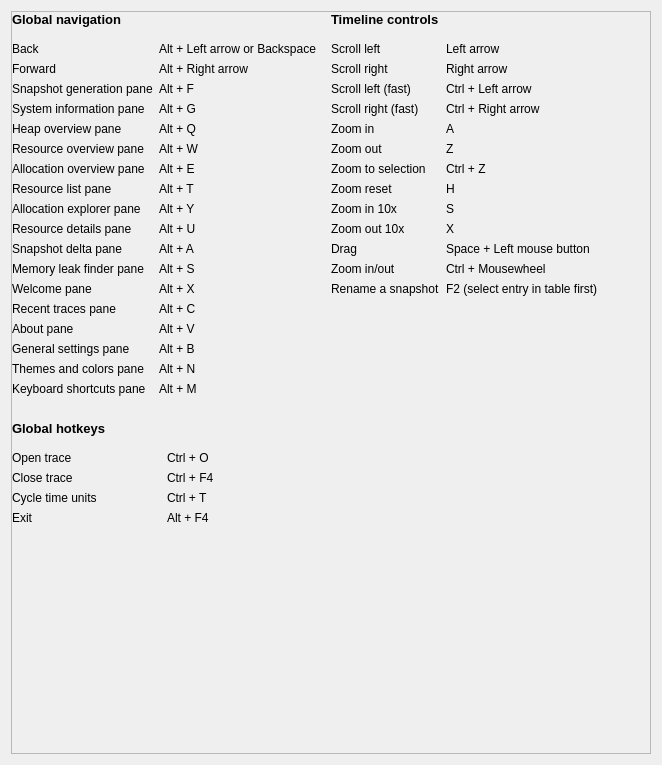
<?xml version="1.0" encoding="UTF-8"?>
<ui version="4.0">
 <class>KeyboardShortcutsPane</class>
 <widget class="QWidget" name="keyboard_shortcuts_pane_">
  <property name="geometry">
   <rect>
    <x>0</x>
    <y>0</y>
    <width>662</width>
    <height>765</height>
   </rect>
  </property>
  <layout class="QVBoxLayout" name="vertical_layout_2_">
   <item>
    <widget class="QScrollArea" name="main_scroll_area_">
     <property name="widgetResizable">
      <bool>true</bool>
     </property>
     <widget class="QWidget" name="main_content_">
      <property name="geometry">
       <rect>
        <x>0</x>
        <y>0</y>
        <width>625</width>
        <height>1178</height>
       </rect>
      </property>
      <layout class="QVBoxLayout" name="vertical_layout_">
       <property name="leftMargin">
        <number>0</number>
       </property>
       <property name="topMargin">
        <number>0</number>
       </property>
       <property name="rightMargin">
        <number>0</number>
       </property>
       <property name="bottomMargin">
        <number>0</number>
       </property>
       <item>
        <widget class="QWidget" name="widget_3_" native="true">
         <layout class="QHBoxLayout" name="horizontal_layout_">
          <property name="leftMargin">
           <number>0</number>
          </property>
          <property name="topMargin">
           <number>0</number>
          </property>
          <property name="rightMargin">
           <number>0</number>
          </property>
          <property name="bottomMargin">
           <number>0</number>
          </property>
          <item>
           <widget class="QWidget" name="column_1_wrapper_" native="true">
            <layout class="QVBoxLayout" name="vertical_layout_3_">
             <property name="leftMargin">
              <number>0</number>
             </property>
             <property name="topMargin">
              <number>0</number>
             </property>
             <property name="rightMargin">
              <number>0</number>
             </property>
             <property name="bottomMargin">
              <number>0</number>
             </property>
             <item>
              <widget class="ScaledLabel" name="label_global_navigation_">
               <property name="sizePolicy">
                <sizepolicy hsizetype="MinimumExpanding" vsizetype="Fixed">
                 <horstretch>0</horstretch>
                 <verstretch>0</verstretch>
                </sizepolicy>
               </property>
               <property name="font">
                <font>
                 <pointsize>10</pointsize>
                 <weight>75</weight>
                 <bold>true</bold>
                </font>
               </property>
               <property name="text">
                <string>Global navigation</string>
               </property>
               <property name="indent">
                <number>0</number>
               </property>
              </widget>
             </item>
             <item>
              <widget class="QWidget" name="global_navigation_layout_" native="true">
               <layout class="QGridLayout" name="grid_layout_">
                <property name="leftMargin">
                 <number>0</number>
                </property>
                <item row="0" column="0">
                 <widget class="ScaledLabel" name="label_back_">
                  <property name="sizePolicy">
                   <sizepolicy hsizetype="MinimumExpanding" vsizetype="Fixed">
                    <horstretch>0</horstretch>
                    <verstretch>0</verstretch>
                   </sizepolicy>
                  </property>
                  <property name="text">
                   <string>Back</string>
                  </property>
                 </widget>
                </item>
                <item row="0" column="1">
                 <widget class="ScaledLabel" name="content_back_">
                  <property name="sizePolicy">
                   <sizepolicy hsizetype="MinimumExpanding" vsizetype="Fixed">
                    <horstretch>0</horstretch>
                    <verstretch>0</verstretch>
                   </sizepolicy>
                  </property>
                  <property name="text">
                   <string>Alt + Left arrow or Backspace</string>
                  </property>
                 </widget>
                </item>
                <item row="1" column="0">
                 <widget class="ScaledLabel" name="label_forward_">
                  <property name="sizePolicy">
                   <sizepolicy hsizetype="MinimumExpanding" vsizetype="Fixed">
                    <horstretch>0</horstretch>
                    <verstretch>0</verstretch>
                   </sizepolicy>
                  </property>
                  <property name="text">
                   <string>Forward</string>
                  </property>
                 </widget>
                </item>
                <item row="1" column="1">
                 <widget class="ScaledLabel" name="content_forward_">
                  <property name="sizePolicy">
                   <sizepolicy hsizetype="MinimumExpanding" vsizetype="Fixed">
                    <horstretch>0</horstretch>
                    <verstretch>0</verstretch>
                   </sizepolicy>
                  </property>
                  <property name="text">
                   <string>Alt + Right arrow</string>
                  </property>
                 </widget>
                </item>
                <item row="2" column="0">
                 <widget class="ScaledLabel" name="label_timeline_">
                  <property name="sizePolicy">
                   <sizepolicy hsizetype="MinimumExpanding" vsizetype="Fixed">
                    <horstretch>0</horstretch>
                    <verstretch>0</verstretch>
                   </sizepolicy>
                  </property>
                  <property name="text">
                   <string>Snapshot generation pane</string>
                  </property>
                 </widget>
                </item>
                <item row="2" column="1">
                 <widget class="ScaledLabel" name="content_timeline_">
                  <property name="sizePolicy">
                   <sizepolicy hsizetype="MinimumExpanding" vsizetype="Fixed">
                    <horstretch>0</horstretch>
                    <verstretch>0</verstretch>
                   </sizepolicy>
                  </property>
                  <property name="text">
                   <string>Alt + F</string>
                  </property>
                 </widget>
                </item>
                <item row="3" column="0">
                 <widget class="ScaledLabel" name="label_device_configuration_">
                  <property name="sizePolicy">
                   <sizepolicy hsizetype="MinimumExpanding" vsizetype="Fixed">
                    <horstretch>0</horstretch>
                    <verstretch>0</verstretch>
                   </sizepolicy>
                  </property>
                  <property name="text">
                   <string>System information pane</string>
                  </property>
                 </widget>
                </item>
                <item row="3" column="1">
                 <widget class="ScaledLabel" name="content_device_configuration_">
                  <property name="sizePolicy">
                   <sizepolicy hsizetype="MinimumExpanding" vsizetype="Fixed">
                    <horstretch>0</horstretch>
                    <verstretch>0</verstretch>
                   </sizepolicy>
                  </property>
                  <property name="text">
                   <string>Alt + G</string>
                  </property>
                 </widget>
                </item>
                <item row="4" column="0">
                 <widget class="ScaledLabel" name="label_heap_overview_">
                  <property name="sizePolicy">
                   <sizepolicy hsizetype="MinimumExpanding" vsizetype="Fixed">
                    <horstretch>0</horstretch>
                    <verstretch>0</verstretch>
                   </sizepolicy>
                  </property>
                  <property name="text">
                   <string>Heap overview pane</string>
                  </property>
                 </widget>
                </item>
                <item row="4" column="1">
                 <widget class="ScaledLabel" name="content_heap_overview_">
                  <property name="sizePolicy">
                   <sizepolicy hsizetype="MinimumExpanding" vsizetype="Fixed">
                    <horstretch>0</horstretch>
                    <verstretch>0</verstretch>
                   </sizepolicy>
                  </property>
                  <property name="text">
                   <string>Alt + Q</string>
                  </property>
                 </widget>
                </item>
                <item row="5" column="0">
                 <widget class="ScaledLabel" name="label_resource_overview_">
                  <property name="sizePolicy">
                   <sizepolicy hsizetype="MinimumExpanding" vsizetype="Fixed">
                    <horstretch>0</horstretch>
                    <verstretch>0</verstretch>
                   </sizepolicy>
                  </property>
                  <property name="text">
                   <string>Resource overview pane</string>
                  </property>
                 </widget>
                </item>
                <item row="5" column="1">
                 <widget class="ScaledLabel" name="content_resource_overview_">
                  <property name="sizePolicy">
                   <sizepolicy hsizetype="MinimumExpanding" vsizetype="Fixed">
                    <horstretch>0</horstretch>
                    <verstretch>0</verstretch>
                   </sizepolicy>
                  </property>
                  <property name="text">
                   <string>Alt + W</string>
                  </property>
                 </widget>
                </item>
                <item row="6" column="0">
                 <widget class="ScaledLabel" name="label_allocation_overview_">
                  <property name="sizePolicy">
                   <sizepolicy hsizetype="MinimumExpanding" vsizetype="Fixed">
                    <horstretch>0</horstretch>
                    <verstretch>0</verstretch>
                   </sizepolicy>
                  </property>
                  <property name="text">
                   <string>Allocation overview pane</string>
                  </property>
                 </widget>
                </item>
                <item row="6" column="1">
                 <widget class="ScaledLabel" name="content_allocation_overview_">
                  <property name="sizePolicy">
                   <sizepolicy hsizetype="MinimumExpanding" vsizetype="Fixed">
                    <horstretch>0</horstretch>
                    <verstretch>0</verstretch>
                   </sizepolicy>
                  </property>
                  <property name="text">
                   <string>Alt + E</string>
                  </property>
                 </widget>
                </item>
                <item row="7" column="0">
                 <widget class="ScaledLabel" name="label_resource_list_">
                  <property name="sizePolicy">
                   <sizepolicy hsizetype="MinimumExpanding" vsizetype="Fixed">
                    <horstretch>0</horstretch>
                    <verstretch>0</verstretch>
                   </sizepolicy>
                  </property>
                  <property name="text">
                   <string>Resource list pane</string>
                  </property>
                 </widget>
                </item>
                <item row="7" column="1">
                 <widget class="ScaledLabel" name="content_resource_list_">
                  <property name="sizePolicy">
                   <sizepolicy hsizetype="MinimumExpanding" vsizetype="Fixed">
                    <horstretch>0</horstretch>
                    <verstretch>0</verstretch>
                   </sizepolicy>
                  </property>
                  <property name="text">
                   <string>Alt + T</string>
                  </property>
                 </widget>
                </item>
                <item row="8" column="0">
                 <widget class="ScaledLabel" name="label_allocation_explorer_">
                  <property name="sizePolicy">
                   <sizepolicy hsizetype="MinimumExpanding" vsizetype="Fixed">
                    <horstretch>0</horstretch>
                    <verstretch>0</verstretch>
                   </sizepolicy>
                  </property>
                  <property name="text">
                   <string>Allocation explorer pane</string>
                  </property>
                 </widget>
                </item>
                <item row="8" column="1">
                 <widget class="ScaledLabel" name="content_allocation_explorer_">
                  <property name="sizePolicy">
                   <sizepolicy hsizetype="MinimumExpanding" vsizetype="Fixed">
                    <horstretch>0</horstretch>
                    <verstretch>0</verstretch>
                   </sizepolicy>
                  </property>
                  <property name="text">
                   <string>Alt + Y</string>
                  </property>
                 </widget>
                </item>
                <item row="9" column="0">
                 <widget class="ScaledLabel" name="label_resource_details_">
                  <property name="sizePolicy">
                   <sizepolicy hsizetype="MinimumExpanding" vsizetype="Fixed">
                    <horstretch>0</horstretch>
                    <verstretch>0</verstretch>
                   </sizepolicy>
                  </property>
                  <property name="text">
                   <string>Resource details pane</string>
                  </property>
                 </widget>
                </item>
                <item row="9" column="1">
                 <widget class="ScaledLabel" name="content_resource_details_">
                  <property name="sizePolicy">
                   <sizepolicy hsizetype="MinimumExpanding" vsizetype="Fixed">
                    <horstretch>0</horstretch>
                    <verstretch>0</verstretch>
                   </sizepolicy>
                  </property>
                  <property name="text">
                   <string>Alt + U</string>
                  </property>
                 </widget>
                </item>
                <item row="10" column="0">
                 <widget class="ScaledLabel" name="label_snapshot_delta_">
                  <property name="sizePolicy">
                   <sizepolicy hsizetype="MinimumExpanding" vsizetype="Fixed">
                    <horstretch>0</horstretch>
                    <verstretch>0</verstretch>
                   </sizepolicy>
                  </property>
                  <property name="text">
                   <string>Snapshot delta pane</string>
                  </property>
                 </widget>
                </item>
                <item row="10" column="1">
                 <widget class="ScaledLabel" name="content_snapshot_delta_">
                  <property name="sizePolicy">
                   <sizepolicy hsizetype="MinimumExpanding" vsizetype="Fixed">
                    <horstretch>0</horstretch>
                    <verstretch>0</verstretch>
                   </sizepolicy>
                  </property>
                  <property name="text">
                   <string>Alt + A</string>
                  </property>
                 </widget>
                </item>
                <item row="11" column="0">
                 <widget class="ScaledLabel" name="label_memory_leak_finder_">
                  <property name="sizePolicy">
                   <sizepolicy hsizetype="MinimumExpanding" vsizetype="Fixed">
                    <horstretch>0</horstretch>
                    <verstretch>0</verstretch>
                   </sizepolicy>
                  </property>
                  <property name="text">
                   <string>Memory leak finder pane</string>
                  </property>
                 </widget>
                </item>
                <item row="11" column="1">
                 <widget class="ScaledLabel" name="content_memory_leak_finder_">
                  <property name="sizePolicy">
                   <sizepolicy hsizetype="MinimumExpanding" vsizetype="Fixed">
                    <horstretch>0</horstretch>
                    <verstretch>0</verstretch>
                   </sizepolicy>
                  </property>
                  <property name="text">
                   <string>Alt + S</string>
                  </property>
                 </widget>
                </item>
                <item row="12" column="0">
                 <widget class="ScaledLabel" name="label_Welcome_">
                  <property name="sizePolicy">
                   <sizepolicy hsizetype="MinimumExpanding" vsizetype="Fixed">
                    <horstretch>0</horstretch>
                    <verstretch>0</verstretch>
                   </sizepolicy>
                  </property>
                  <property name="text">
                   <string>Welcome pane</string>
                  </property>
                 </widget>
                </item>
                <item row="12" column="1">
                 <widget class="ScaledLabel" name="content_welcome_">
                  <property name="sizePolicy">
                   <sizepolicy hsizetype="MinimumExpanding" vsizetype="Fixed">
                    <horstretch>0</horstretch>
                    <verstretch>0</verstretch>
                   </sizepolicy>
                  </property>
                  <property name="text">
                   <string>Alt + X</string>
                  </property>
                 </widget>
                </item>
                <item row="13" column="0">
                 <widget class="ScaledLabel" name="label_recent_traces_">
                  <property name="sizePolicy">
                   <sizepolicy hsizetype="MinimumExpanding" vsizetype="Fixed">
                    <horstretch>0</horstretch>
                    <verstretch>0</verstretch>
                   </sizepolicy>
                  </property>
                  <property name="text">
                   <string>Recent traces pane</string>
                  </property>
                 </widget>
                </item>
                <item row="13" column="1">
                 <widget class="ScaledLabel" name="content_recent_traces_">
                  <property name="sizePolicy">
                   <sizepolicy hsizetype="MinimumExpanding" vsizetype="Fixed">
                    <horstretch>0</horstretch>
                    <verstretch>0</verstretch>
                   </sizepolicy>
                  </property>
                  <property name="text">
                   <string>Alt + C</string>
                  </property>
                 </widget>
                </item>
                <item row="14" column="0">
                 <widget class="ScaledLabel" name="label_about_">
                  <property name="sizePolicy">
                   <sizepolicy hsizetype="MinimumExpanding" vsizetype="Fixed">
                    <horstretch>0</horstretch>
                    <verstretch>0</verstretch>
                   </sizepolicy>
                  </property>
                  <property name="text">
                   <string>About pane</string>
                  </property>
                 </widget>
                </item>
                <item row="14" column="1">
                 <widget class="ScaledLabel" name="content_about_">
                  <property name="sizePolicy">
                   <sizepolicy hsizetype="MinimumExpanding" vsizetype="Fixed">
                    <horstretch>0</horstretch>
                    <verstretch>0</verstretch>
                   </sizepolicy>
                  </property>
                  <property name="text">
                   <string>Alt + V</string>
                  </property>
                 </widget>
                </item>
                <item row="15" column="0">
                 <widget class="ScaledLabel" name="label_general_settings_">
                  <property name="sizePolicy">
                   <sizepolicy hsizetype="MinimumExpanding" vsizetype="Fixed">
                    <horstretch>0</horstretch>
                    <verstretch>0</verstretch>
                   </sizepolicy>
                  </property>
                  <property name="text">
                   <string>General settings pane</string>
                  </property>
                 </widget>
                </item>
                <item row="15" column="1">
                 <widget class="ScaledLabel" name="content_general_settings_">
                  <property name="sizePolicy">
                   <sizepolicy hsizetype="MinimumExpanding" vsizetype="Fixed">
                    <horstretch>0</horstretch>
                    <verstretch>0</verstretch>
                   </sizepolicy>
                  </property>
                  <property name="text">
                   <string>Alt + B</string>
                  </property>
                 </widget>
                </item>
                <item row="16" column="0">
                 <widget class="ScaledLabel" name="label_themes_and_colors_">
                  <property name="sizePolicy">
                   <sizepolicy hsizetype="MinimumExpanding" vsizetype="Fixed">
                    <horstretch>0</horstretch>
                    <verstretch>0</verstretch>
                   </sizepolicy>
                  </property>
                  <property name="text">
                   <string>Themes and colors pane</string>
                  </property>
                 </widget>
                </item>
                <item row="16" column="1">
                 <widget class="ScaledLabel" name="content_themes_and_colors_">
                  <property name="sizePolicy">
                   <sizepolicy hsizetype="MinimumExpanding" vsizetype="Fixed">
                    <horstretch>0</horstretch>
                    <verstretch>0</verstretch>
                   </sizepolicy>
                  </property>
                  <property name="text">
                   <string>Alt + N</string>
                  </property>
                 </widget>
                </item>
                <item row="17" column="0">
                 <widget class="ScaledLabel" name="label_keyboard_shortcuts_">
                  <property name="sizePolicy">
                   <sizepolicy hsizetype="MinimumExpanding" vsizetype="Fixed">
                    <horstretch>0</horstretch>
                    <verstretch>0</verstretch>
                   </sizepolicy>
                  </property>
                  <property name="text">
                   <string>Keyboard shortcuts pane</string>
                  </property>
                 </widget>
                </item>
                <item row="17" column="1">
                 <widget class="ScaledLabel" name="content_keyboard_shortcuts_">
                  <property name="sizePolicy">
                   <sizepolicy hsizetype="MinimumExpanding" vsizetype="Fixed">
                    <horstretch>0</horstretch>
                    <verstretch>0</verstretch>
                   </sizepolicy>
                  </property>
                  <property name="text">
                   <string>Alt + M</string>
                  </property>
                 </widget>
                </item>
               </layout>
              </widget>
             </item>
             <item>
              <spacer name="vertical_spacer_1_">
               <property name="orientation">
                <enum>Qt::Vertical</enum>
               </property>
               <property name="sizeType">
                <enum>QSizePolicy::Fixed</enum>
               </property>
               <property name="sizeHint" stdset="0">
                <size>
                 <width>20</width>
                 <height>10</height>
                </size>
               </property>
              </spacer>
             </item>
             <item>
              <widget class="ScaledLabel" name="label_global_hotkeys_">
               <property name="sizePolicy">
                <sizepolicy hsizetype="MinimumExpanding" vsizetype="Fixed">
                 <horstretch>0</horstretch>
                 <verstretch>0</verstretch>
                </sizepolicy>
               </property>
               <property name="font">
                <font>
                 <pointsize>10</pointsize>
                 <weight>75</weight>
                 <bold>true</bold>
                </font>
               </property>
               <property name="text">
                <string>Global hotkeys</string>
               </property>
              </widget>
             </item>
             <item>
              <widget class="QWidget" name="global_hotkeys_layout_" native="true">
               <layout class="QGridLayout" name="grid_layout_2_">
                <property name="leftMargin">
                 <number>0</number>
                </property>
                <item row="0" column="0">
                 <widget class="ScaledLabel" name="label_open_">
                  <property name="sizePolicy">
                   <sizepolicy hsizetype="MinimumExpanding" vsizetype="Fixed">
                    <horstretch>0</horstretch>
                    <verstretch>0</verstretch>
                   </sizepolicy>
                  </property>
                  <property name="text">
                   <string>Open trace</string>
                  </property>
                 </widget>
                </item>
                <item row="0" column="1">
                 <widget class="ScaledLabel" name="content_open_">
                  <property name="sizePolicy">
                   <sizepolicy hsizetype="MinimumExpanding" vsizetype="Fixed">
                    <horstretch>0</horstretch>
                    <verstretch>0</verstretch>
                   </sizepolicy>
                  </property>
                  <property name="text">
                   <string>Ctrl + O</string>
                  </property>
                 </widget>
                </item>
                <item row="1" column="0">
                 <widget class="ScaledLabel" name="label_close_">
                  <property name="sizePolicy">
                   <sizepolicy hsizetype="MinimumExpanding" vsizetype="Fixed">
                    <horstretch>0</horstretch>
                    <verstretch>0</verstretch>
                   </sizepolicy>
                  </property>
                  <property name="text">
                   <string>Close trace</string>
                  </property>
                 </widget>
                </item>
                <item row="1" column="1">
                 <widget class="ScaledLabel" name="content_close_">
                  <property name="sizePolicy">
                   <sizepolicy hsizetype="MinimumExpanding" vsizetype="Fixed">
                    <horstretch>0</horstretch>
                    <verstretch>0</verstretch>
                   </sizepolicy>
                  </property>
                  <property name="text">
                   <string>Ctrl + F4</string>
                  </property>
                 </widget>
                </item>
                <item row="2" column="0">
                 <widget class="ScaledLabel" name="label_cycle_time_">
                  <property name="sizePolicy">
                   <sizepolicy hsizetype="MinimumExpanding" vsizetype="Fixed">
                    <horstretch>0</horstretch>
                    <verstretch>0</verstretch>
                   </sizepolicy>
                  </property>
                  <property name="text">
                   <string>Cycle time units</string>
                  </property>
                 </widget>
                </item>
                <item row="2" column="1">
                 <widget class="ScaledLabel" name="content_cycle_time_">
                  <property name="sizePolicy">
                   <sizepolicy hsizetype="MinimumExpanding" vsizetype="Fixed">
                    <horstretch>0</horstretch>
                    <verstretch>0</verstretch>
                   </sizepolicy>
                  </property>
                  <property name="text">
                   <string>Ctrl + T</string>
                  </property>
                 </widget>
                </item>
                <item row="3" column="0">
                 <widget class="ScaledLabel" name="label_exit_">
                  <property name="sizePolicy">
                   <sizepolicy hsizetype="MinimumExpanding" vsizetype="Fixed">
                    <horstretch>0</horstretch>
                    <verstretch>0</verstretch>
                   </sizepolicy>
                  </property>
                  <property name="text">
                   <string>Exit</string>
                  </property>
                 </widget>
                </item>
                <item row="3" column="1">
                 <widget class="ScaledLabel" name="content_exit_">
                  <property name="sizePolicy">
                   <sizepolicy hsizetype="MinimumExpanding" vsizetype="Fixed">
                    <horstretch>0</horstretch>
                    <verstretch>0</verstretch>
                   </sizepolicy>
                  </property>
                  <property name="text">
                   <string>Alt + F4</string>
                  </property>
                 </widget>
                </item>
               </layout>
              </widget>
             </item>
             <item>
              <spacer name="vertical_spacer_end_column_1">
               <property name="orientation">
                <enum>Qt::Vertical</enum>
               </property>
               <property name="sizeHint" stdset="0">
                <size>
                 <width>20</width>
                 <height>20</height>
                </size>
               </property>
              </spacer>
             </item>
            </layout>
           </widget>
          </item>
          <item>
           <widget class="QWidget" name="column_2_wrapper_" native="true">
            <layout class="QVBoxLayout" name="vertical_layout_4_">
             <property name="leftMargin">
              <number>0</number>
             </property>
             <property name="topMargin">
              <number>0</number>
             </property>
             <property name="rightMargin">
              <number>0</number>
             </property>
             <property name="bottomMargin">
              <number>0</number>
             </property>


             <item>
              <widget class="ScaledLabel" name="label_timeline_controls_">
               <property name="sizePolicy">
                <sizepolicy hsizetype="MinimumExpanding" vsizetype="Fixed">
                 <horstretch>0</horstretch>
                 <verstretch>0</verstretch>
                </sizepolicy>
               </property>
               <property name="font">
                <font>
                 <pointsize>10</pointsize>
                 <weight>75</weight>
                 <bold>true</bold>
                </font>
               </property>
               <property name="text">
                <string>Timeline controls</string>
               </property>
              </widget>
             </item>
             <item>
              <widget class="QWidget" name="timeline_controls_layout_" native="true">
               <layout class="QGridLayout" name="grid_layout_1_">
                <property name="leftMargin">
                 <number>0</number>
                </property>
                <item row="0" column="0">
                 <widget class="ScaledLabel" name="label_left_">
                  <property name="sizePolicy">
                   <sizepolicy hsizetype="MinimumExpanding" vsizetype="Fixed">
                    <horstretch>0</horstretch>
                    <verstretch>0</verstretch>
                   </sizepolicy>
                  </property>
                  <property name="text">
                   <string>Scroll left</string>
                  </property>
                 </widget>
                </item>
                <item row="0" column="1">
                 <widget class="ScaledLabel" name="content_left_">
                  <property name="sizePolicy">
                   <sizepolicy hsizetype="MinimumExpanding" vsizetype="Fixed">
                    <horstretch>0</horstretch>
                    <verstretch>0</verstretch>
                   </sizepolicy>
                  </property>
                  <property name="text">
                   <string>Left arrow</string>
                  </property>
                 </widget>
                </item>
                <item row="1" column="0">
                 <widget class="ScaledLabel" name="label_right_">
                  <property name="sizePolicy">
                   <sizepolicy hsizetype="MinimumExpanding" vsizetype="Fixed">
                    <horstretch>0</horstretch>
                    <verstretch>0</verstretch>
                   </sizepolicy>
                  </property>
                  <property name="text">
                   <string>Scroll right</string>
                  </property>
                 </widget>
                </item>
                <item row="1" column="1">
                 <widget class="ScaledLabel" name="content_right_">
                  <property name="sizePolicy">
                   <sizepolicy hsizetype="MinimumExpanding" vsizetype="Fixed">
                    <horstretch>0</horstretch>
                    <verstretch>0</verstretch>
                   </sizepolicy>
                  </property>
                  <property name="text">
                   <string>Right arrow</string>
                  </property>
                 </widget>
                </item>
                <item row="2" column="0">
                 <widget class="ScaledLabel" name="label_scroll_left_">
                  <property name="sizePolicy">
                   <sizepolicy hsizetype="MinimumExpanding" vsizetype="Fixed">
                    <horstretch>0</horstretch>
                    <verstretch>0</verstretch>
                   </sizepolicy>
                  </property>
                  <property name="text">
                   <string>Scroll left (fast)</string>
                  </property>
                  <property name="indent">
                   <number>0</number>
                  </property>
                 </widget>
                </item>
                <item row="2" column="1">
                 <widget class="ScaledLabel" name="content_scroll_left_">
                  <property name="sizePolicy">
                   <sizepolicy hsizetype="MinimumExpanding" vsizetype="Fixed">
                    <horstretch>0</horstretch>
                    <verstretch>0</verstretch>
                   </sizepolicy>
                  </property>
                  <property name="text">
                   <string>Ctrl + Left arrow</string>
                  </property>
                  <property name="indent">
                   <number>0</number>
                  </property>
                 </widget>
                </item>
                <item row="3" column="0">
                 <widget class="ScaledLabel" name="label_scroll_right_">
                  <property name="sizePolicy">
                   <sizepolicy hsizetype="MinimumExpanding" vsizetype="Fixed">
                    <horstretch>0</horstretch>
                    <verstretch>0</verstretch>
                   </sizepolicy>
                  </property>
                  <property name="text">
                   <string>Scroll right (fast)</string>
                  </property>
                  <property name="indent">
                   <number>0</number>
                  </property>
                 </widget>
                </item>
                <item row="3" column="1">
                 <widget class="ScaledLabel" name="content_scroll_right_">
                  <property name="sizePolicy">
                   <sizepolicy hsizetype="MinimumExpanding" vsizetype="Fixed">
                    <horstretch>0</horstretch>
                    <verstretch>0</verstretch>
                   </sizepolicy>
                  </property>
                  <property name="text">
                   <string>Ctrl + Right arrow</string>
                  </property>
                  <property name="indent">
                   <number>0</number>
                  </property>
                 </widget>
                </item>
                <item row="4" column="0">
                 <widget class="ScaledLabel" name="label_zoom_in_">
                  <property name="sizePolicy">
                   <sizepolicy hsizetype="MinimumExpanding" vsizetype="Fixed">
                    <horstretch>0</horstretch>
                    <verstretch>0</verstretch>
                   </sizepolicy>
                  </property>
                  <property name="text">
                   <string>Zoom in</string>
                  </property>
                  <property name="indent">
                   <number>0</number>
                  </property>
                 </widget>
                </item>
                <item row="4" column="1">
                 <widget class="ScaledLabel" name="content_zoom_in_">
                  <property name="sizePolicy">
                   <sizepolicy hsizetype="MinimumExpanding" vsizetype="Fixed">
                    <horstretch>0</horstretch>
                    <verstretch>0</verstretch>
                   </sizepolicy>
                  </property>
                  <property name="text">
                   <string>A</string>
                  </property>
                  <property name="indent">
                   <number>0</number>
                  </property>
                 </widget>
                </item>
                <item row="5" column="0">
                 <widget class="ScaledLabel" name="label_zoom_out_">
                  <property name="sizePolicy">
                   <sizepolicy hsizetype="MinimumExpanding" vsizetype="Fixed">
                    <horstretch>0</horstretch>
                    <verstretch>0</verstretch>
                   </sizepolicy>
                  </property>
                  <property name="text">
                   <string>Zoom out</string>
                  </property>
                  <property name="indent">
                   <number>0</number>
                  </property>
                 </widget>
                </item>
                <item row="5" column="1">
                 <widget class="ScaledLabel" name="content_zoom_out_">
                  <property name="sizePolicy">
                   <sizepolicy hsizetype="MinimumExpanding" vsizetype="Fixed">
                    <horstretch>0</horstretch>
                    <verstretch>0</verstretch>
                   </sizepolicy>
                  </property>
                  <property name="text">
                   <string>Z</string>
                  </property>
                  <property name="indent">
                   <number>0</number>
                  </property>
                 </widget>
                </item>
                <item row="6" column="0">
                 <widget class="ScaledLabel" name="label_zoom_selection_">
                  <property name="sizePolicy">
                   <sizepolicy hsizetype="MinimumExpanding" vsizetype="Fixed">
                    <horstretch>0</horstretch>
                    <verstretch>0</verstretch>
                   </sizepolicy>
                  </property>
                  <property name="text">
                   <string>Zoom to selection</string>
                  </property>
                  <property name="indent">
                   <number>0</number>
                  </property>
                 </widget>
                </item>
                <item row="6" column="1">
                 <widget class="ScaledLabel" name="content_zoom_selection_">
                  <property name="sizePolicy">
                   <sizepolicy hsizetype="MinimumExpanding" vsizetype="Fixed">
                    <horstretch>0</horstretch>
                    <verstretch>0</verstretch>
                   </sizepolicy>
                  </property>
                  <property name="text">
                   <string>Ctrl + Z</string>
                  </property>
                  <property name="indent">
                   <number>0</number>
                  </property>
                 </widget>
                </item>
                <item row="7" column="0">
                 <widget class="ScaledLabel" name="label_zoom_reset_">
                  <property name="sizePolicy">
                   <sizepolicy hsizetype="MinimumExpanding" vsizetype="Fixed">
                    <horstretch>0</horstretch>
                    <verstretch>0</verstretch>
                   </sizepolicy>
                  </property>
                  <property name="text">
                   <string>Zoom reset</string>
                  </property>
                  <property name="indent">
                   <number>0</number>
                  </property>
                 </widget>
                </item>
                <item row="7" column="1">
                 <widget class="ScaledLabel" name="content_zoom_reset_">
                  <property name="sizePolicy">
                   <sizepolicy hsizetype="MinimumExpanding" vsizetype="Fixed">
                    <horstretch>0</horstretch>
                    <verstretch>0</verstretch>
                   </sizepolicy>
                  </property>
                  <property name="text">
                   <string>H</string>
                  </property>
                  <property name="indent">
                   <number>0</number>
                  </property>
                 </widget>
                </item>
                <item row="8" column="0">
                 <widget class="ScaledLabel" name="label_zoom_in_10x_">
                  <property name="sizePolicy">
                   <sizepolicy hsizetype="MinimumExpanding" vsizetype="Fixed">
                    <horstretch>0</horstretch>
                    <verstretch>0</verstretch>
                   </sizepolicy>
                  </property>
                  <property name="text">
                   <string>Zoom in 10x</string>
                  </property>
                  <property name="indent">
                   <number>0</number>
                  </property>
                 </widget>
                </item>
                <item row="8" column="1">
                 <widget class="ScaledLabel" name="content_zoom_in_10x_">
                  <property name="sizePolicy">
                   <sizepolicy hsizetype="MinimumExpanding" vsizetype="Fixed">
                    <horstretch>0</horstretch>
                    <verstretch>0</verstretch>
                   </sizepolicy>
                  </property>
                  <property name="text">
                   <string>S</string>
                  </property>
                  <property name="indent">
                   <number>0</number>
                  </property>
                 </widget>
                </item>
                <item row="9" column="0">
                 <widget class="ScaledLabel" name="label_zoom_out_10x_">
                  <property name="sizePolicy">
                   <sizepolicy hsizetype="MinimumExpanding" vsizetype="Fixed">
                    <horstretch>0</horstretch>
                    <verstretch>0</verstretch>
                   </sizepolicy>
                  </property>
                  <property name="text">
                   <string>Zoom out 10x</string>
                  </property>
                 </widget>
                </item>
                <item row="9" column="1">
                 <widget class="ScaledLabel" name="content_zoom_out_10x_">
                  <property name="sizePolicy">
                   <sizepolicy hsizetype="MinimumExpanding" vsizetype="Fixed">
                    <horstretch>0</horstretch>
                    <verstretch>0</verstretch>
                   </sizepolicy>
                  </property>
                  <property name="text">
                   <string>X</string>
                  </property>
                 </widget>
                </item>
                <item row="10" column="0">
                 <widget class="ScaledLabel" name="label_drag_">
                  <property name="sizePolicy">
                   <sizepolicy hsizetype="MinimumExpanding" vsizetype="Fixed">
                    <horstretch>0</horstretch>
                    <verstretch>0</verstretch>
                   </sizepolicy>
                  </property>
                  <property name="text">
                   <string>Drag</string>
                  </property>
                 </widget>
                </item>
                <item row="10" column="1">
                 <widget class="ScaledLabel" name="content_drag_">
                  <property name="sizePolicy">
                   <sizepolicy hsizetype="MinimumExpanding" vsizetype="Fixed">
                    <horstretch>0</horstretch>
                    <verstretch>0</verstretch>
                   </sizepolicy>
                  </property>
                  <property name="text">
                   <string>Space + Left mouse button</string>
                  </property>
                 </widget>
                </item>
                <item row="11" column="0">
                 <widget class="ScaledLabel" name="label_zoom_in_out_">
                  <property name="sizePolicy">
                   <sizepolicy hsizetype="MinimumExpanding" vsizetype="Fixed">
                    <horstretch>0</horstretch>
                    <verstretch>0</verstretch>
                   </sizepolicy>
                  </property>
                  <property name="text">
                   <string>Zoom in/out</string>
                  </property>
                 </widget>
                </item>
                <item row="11" column="1">
                 <widget class="ScaledLabel" name="content_zoom_in_out_">
                  <property name="sizePolicy">
                   <sizepolicy hsizetype="MinimumExpanding" vsizetype="Fixed">
                    <horstretch>0</horstretch>
                    <verstretch>0</verstretch>
                   </sizepolicy>
                  </property>
                  <property name="text">
                   <string>Ctrl + Mousewheel</string>
                  </property>
                 </widget>
                </item>
                <item row="12" column="0">
                 <widget class="ScaledLabel" name="label_rename_snapshot_">
                  <property name="sizePolicy">
                   <sizepolicy hsizetype="MinimumExpanding" vsizetype="Fixed">
                    <horstretch>0</horstretch>
                    <verstretch>0</verstretch>
                   </sizepolicy>
                  </property>
                  <property name="text">
                   <string>Rename a snapshot</string>
                  </property>
                 </widget>
                </item>
                <item row="12" column="1">
                 <widget class="ScaledLabel" name="content_rename_snapshot_">
                  <property name="sizePolicy">
                   <sizepolicy hsizetype="MinimumExpanding" vsizetype="Fixed">
                    <horstretch>0</horstretch>
                    <verstretch>0</verstretch>
                   </sizepolicy>
                  </property>
                  <property name="text">
                   <string>F2 (select entry in table first)</string>
                  </property>
                 </widget>
                </item>
               </layout>
              </widget>
             </item>

             <item>
              <spacer name="vertical_spacer_end_column_2">
               <property name="orientation">
                <enum>Qt::Vertical</enum>
               </property>
               <property name="sizeHint" stdset="0">
                <size>
                 <width>20</width>
                 <height>20</height>
                </size>
               </property>
              </spacer>
             </item>
            </layout>
           </widget>
          </item>
          <item>
           <spacer name="horizontal_spacer_">
            <property name="orientation">
             <enum>Qt::Horizontal</enum>
            </property>
            <property name="sizeHint" stdset="0">
             <size>
              <width>40</width>
              <height>20</height>
             </size>
            </property>
           </spacer>
          </item>
         </layout>
        </widget>
       </item>
      </layout>
     </widget>
    </widget>
   </item>
  </layout>
 </widget>
 <customwidgets>
  <customwidget>
   <class>ScaledLabel</class>
   <extends>QLabel</extends>
   <header>qt_common/custom_widgets/scaled_label.h</header>
  </customwidget>
 </customwidgets>
 <resources/>
 <connections/>
</ui>
